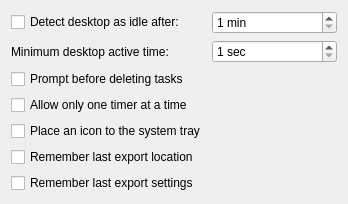
<?xml version="1.0" encoding="UTF-8"?>
<ui version="4.0">
<!--
SPDX-FileCopyrightText: 2019 Alexander Potashev <aspotashev@gmail.com>
SPDX-License-Identifier: GPL-2.0-or-later
-->
 <class>BehaviorPage</class>
 <widget class="QWidget" name="BehaviorPage">
  <property name="geometry">
   <rect>
    <x>0</x>
    <y>0</y>
    <width>348</width>
    <height>202</height>
   </rect>
  </property>
  <layout class="QGridLayout">
   <item row="0" column="0">
    <widget class="QCheckBox" name="kcfg_enabled">
     <property name="text">
      <string>Detect desktop as idle after:</string>
     </property>
    </widget>
   </item>
   <item row="0" column="1">
    <widget class="QSpinBox" name="kcfg_period">
     <property name="suffix">
      <string> min</string>
     </property>
     <property name="minimum">
      <number>1</number>
     </property>
     <property name="maximum">
      <number>720</number>
     </property>
    </widget>
   </item>
   <item row="1" column="0">
    <widget class="QLabel" name="label">
     <property name="text">
      <string>Minimum desktop active time:</string>
     </property>
    </widget>
   </item>
   <item row="1" column="1">
    <widget class="QSpinBox" name="kcfg_minActiveTime">
     <property name="suffix">
      <string> sec</string>
     </property>
     <property name="minimum">
      <number>1</number>
     </property>
     <property name="maximum">
      <number>60</number>
     </property>
    </widget>
   </item>
   <item row="2" column="0">
    <widget class="QCheckBox" name="kcfg_promptDelete">
     <property name="text">
      <string>Prompt before deleting tasks</string>
     </property>
    </widget>
   </item>
   <item row="3" column="0">
    <widget class="QCheckBox" name="kcfg_uniTasking">
     <property name="whatsThis">
      <string>Unitasking - allow only one task to be timed at a time. Does not stop any timer.</string>
     </property>
     <property name="text">
      <string>Allow only one timer at a time</string>
     </property>
    </widget>
   </item>
   <item row="4" column="0">
    <widget class="QCheckBox" name="kcfg_trayIcon">
     <property name="text">
      <string>Place an icon to the system tray</string>
     </property>
    </widget>
   </item>
   <item row="5" column="0">
    <widget class="QCheckBox" name="kcfg_rememberLastExportLocation">
     <property name="text">
      <string>Remember last export location</string>
     </property>
    </widget>
   </item>
   <item row="6" column="0">
    <widget class="QCheckBox" name="kcfg_rememberLastExportOptions">
     <property name="text">
      <string>Remember last export settings</string>
     </property>
    </widget>
   </item>
   <item row="7" column="0">
    <spacer>
     <property name="orientation">
      <enum>Qt::Vertical</enum>
     </property>
     <property name="sizeHint" stdset="0">
      <size>
       <width>20</width>
       <height>40</height>
      </size>
     </property>
    </spacer>
   </item>
  </layout>
 </widget>
 <resources/>
 <connections/>
</ui>
